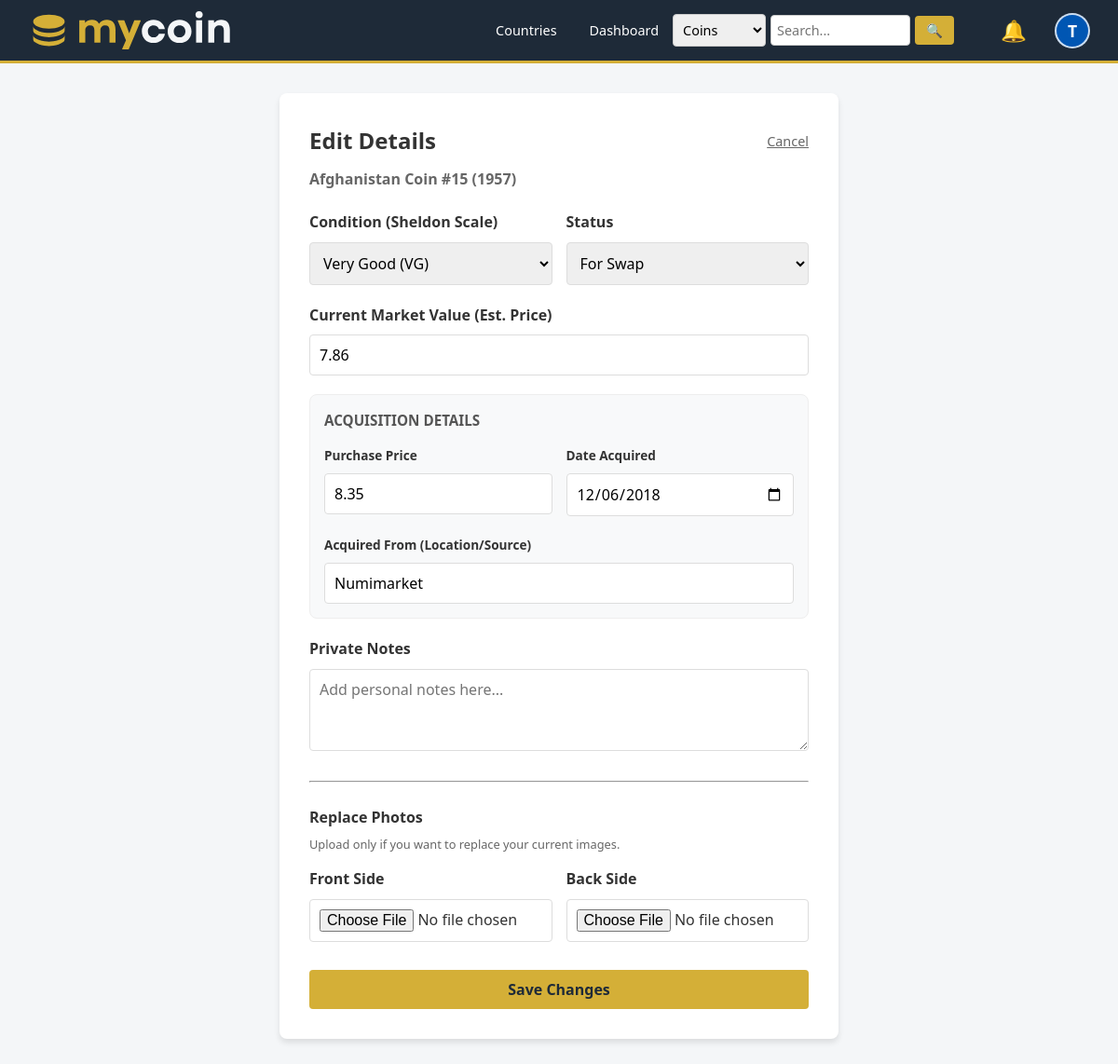
Screenshot of /edit_coin.php?id=79 (signed in) with the database file from the repository.
### tables this page shows
CREATE TABLE IF NOT EXISTS users (
    id INT AUTO_INCREMENT PRIMARY KEY,
    username VARCHAR(50) NOT NULL UNIQUE,
    email VARCHAR(100) NOT NULL UNIQUE,
    password VARCHAR(255) NOT NULL,
    
    profile_image VARCHAR(255) DEFAULT NULL,
    bio TEXT DEFAULT NULL,
    location VARCHAR(100) DEFAULT NULL, 
    last_login TIMESTAMP NULL DEFAULT NULL,
    
    is_verified TINYINT(1) DEFAULT 0,
    role ENUM('user', 'admin') DEFAULT 'user',
    created_at TIMESTAMP DEFAULT CURRENT_TIMESTAMP
);

CREATE TABLE IF NOT EXISTS user_coins (
    id INT AUTO_INCREMENT PRIMARY KEY,
    user_id INT NOT NULL,
    catalog_coin_id INT NOT NULL, 
    
    grade VARCHAR(50), 
    status ENUM('collection', 'swap', 'sell', 'wishlist') DEFAULT 'collection',
    
    price DECIMAL(10,2) DEFAULT 0.00,
    purchase_price DECIMAL(10,2) DEFAULT NULL, 
    purchase_date DATE DEFAULT NULL, 
    purchase_location VARCHAR(100) DEFAULT NULL,
    
    is_favorite TINYINT(1) DEFAULT 0,
    
    is_locked TINYINT(1) DEFAULT 0,
    
    private_notes TEXT,
    own_image_front VARCHAR(255),
    own_image_back VARCHAR(255),
    
    added_at TIMESTAMP DEFAULT CURRENT_TIMESTAMP,
    FOREIGN KEY (user_id) REFERENCES users(id) ON DELETE CASCADE,
    FOREIGN KEY (catalog_coin_id) REFERENCES catalog_coins(id) ON DELETE CASCADE
);

CREATE TABLE IF NOT EXISTS catalog_coins (
    id INT AUTO_INCREMENT PRIMARY KEY,
    country_id INT NOT NULL,
    title VARCHAR(255) NOT NULL, 
    denomination VARCHAR(50), 
    year INT,
    period VARCHAR(100),
    material VARCHAR(100),
    description TEXT,
    
    weight DECIMAL(10, 2) DEFAULT NULL,
    diameter DECIMAL(10, 2) DEFAULT NULL, 
    thickness DECIMAL(10, 2) DEFAULT NULL, 
    shape VARCHAR(50) DEFAULT 'Round',
    mintage INT DEFAULT NULL,
    
    catalog_image_front VARCHAR(255),
    catalog_image_back VARCHAR(255),
    
    created_by_user_id INT, 
    is_approved TINYINT(1) DEFAULT 0,
    
    created_at TIMESTAMP DEFAULT CURRENT_TIMESTAMP,
    FOREIGN KEY (country_id) REFERENCES countries(id),
    FOREIGN KEY (created_by_user_id) REFERENCES users(id)
);

### edit_coin.php (the view, shortened to what this page needs)
<?php
require 'config/db.php';
$id = isset($_GET['id']) ? (int)$_GET['id'] : 0;
$user_id = $_SESSION['user_id'];
$stmt = $pdo->prepare("
    SELECT uc.*, cc.title, cc.year
    FROM user_coins uc
    JOIN catalog_coins cc ON uc.catalog_coin_id = cc.id
    WHERE uc.id = ? AND uc.user_id = ?
");
$stmt->execute([$id, $user_id]);
$coin = $stmt->fetch();
?>
<!DOCTYPE html>
<html lang="en">
<head>
    <link rel="stylesheet" href="assets/css/styles.css">
</head>
<body>
    <?php include 'includes/navbar.php'; ?>
    <div class="container">
        <div class="card" style="max-width: 600px; margin: 0 auto;">
            <div style="display: flex; justify-content: space-between; align-items: center; margin-bottom: 20px;">
                <h2 style="margin: 0;">Edit Details</h2>
                <a href="user_coin_details.php?id=<?php echo $coin['id']; ?>" style="color: #666; font-size: 0.9rem;">Cancel</a>
            </div>
            <p style="margin-top: -10px; margin-bottom: 20px; color: #666; font-weight: bold;">
                <?php echo htmlspecialchars($coin['title']); ?> (<?php echo $coin['year']; ?>)
            </p>
            <form action="actions/edit_coin_process.php" method="POST" enctype="multipart/form-data">
                <div style="display: flex; gap: 15px;">
                    <div class="form-group" style="flex: 1;">
                        <label>Condition (Sheldon Scale)</label>
                        <select name="grade">
                            <?php
                            $grades = [
                                'UNC' => 'Uncirculated (UNC/MS)',
                                'AU'  => 'About Uncirculated (AU)',
                                'XF'  => 'Extremely Fine (XF)',
                                'VF'  => 'Very Fine (VF)',
                                'F'   => 'Fine (F)',
                                'VG'  => 'Very Good (VG)',
                                'G'   => 'Good/Fair (G)'
                            ];
                            foreach ($grades as $code => $label) {
                                $sel = ($coin['grade'] == $code) ? 'selected' : '';
                                echo "<option value='$code' $sel>$label</option>";
                            }
                            ?>
                        </select>
                    </div>
                    <div class="form-group" style="flex: 1;">
                        <label>Status</label>
                        <select name="status">
                            <option value="swap" <?php if ($coin['status'] == 'swap') echo 'selected'; ?>>For Swap</option>
                        </select>
                    </div>
                </div>
                <div class="form-group">
                    <label>Current Market Value (Est. Price)</label>
                    <input type="number" step="0.01" name="price" value="<?php echo htmlspecialchars($coin['price']); ?>" placeholder="0.00">
                </div>
                <div style="background: #f8f9fa; padding: 15px; border-radius: 8px; margin-bottom: 20px; border: 1px solid #eee;">
                    <h4 style="margin-top: 0; margin-bottom: 15px; color: #555; font-size: 0.95rem; text-transform: uppercase;">Acquisition Details</h4>
                    <div style="display: flex; gap: 15px;">
                        <div class="form-group" style="flex: 1;">
                            <label style="font-size: 0.85rem;">Purchase Price</label>
                            <input type="number" step="0.01" name="purchase_price" value="<?php echo htmlspecialchars($coin['purchase_price']); ?>" placeholder="Paid amount">
                        </div>
                        <div class="form-group" style="flex: 1;">
                            <label style="font-size: 0.85rem;">Date Acquired</label>
                            <input type="date" name="purchase_date" value="<?php echo htmlspecialchars($coin['purchase_date']); ?>">
                        </div>
                    </div>
                    <div class="form-group" style="margin-bottom: 0;">
                        <label style="font-size: 0.85rem;">Acquired From (Location/Source)</label>
                        <input type="text" name="purchase_location" value="<?php echo htmlspecialchars($coin['purchase_location']); ?>" placeholder="e.g. eBay, Local Shop, Gift...">
                    </div>
                </div>
                <div class="form-group">
                    <label>Private Notes</label>
                    <textarea name="private_notes" rows="3" placeholder="Add personal notes here..."><?php echo htmlspecialchars($coin['private_notes']); ?></textarea>
                </div>
                <hr style="margin: 25px 0;">
                <h4 style="margin-bottom: 5px;">Replace Photos</h4>
                <p style="font-size: 0.8rem; color: #666; margin-bottom: 15px;">Upload only if you want to replace your current images.</p>
                <div style="display: flex; gap: 15px;">
                    <div class="form-group" style="flex: 1;">
                        <label>Front Side</label>
                        <input type="file" name="img_front" accept="image/*">
                    </div>
                    <div class="form-group" style="flex: 1;">
                        <label>Back Side</label>
                        <input type="file" name="img_back" accept="image/*">
                    </div>
                </div>
                <button type="submit" class="btn btn-accent" style="width: 100%; margin-top: 10px; font-weight: bold;">Save Changes</button>
            </form>
        </div>
    </div>
</body>
</html>

### includes/navbar.php (shortened to what this page needs)
<nav class="navbar" style="padding: 10px 0; background-color: var(--primary-color);">
    <div style="width: 100%; padding: 0 30px; display: flex; justify-content: space-between; align-items: center; box-sizing: border-box;">
        <a href="index.php" class="navbar-brand" style="display: flex; align-items: center; gap: 12px; text-decoration: none; color: white; font-size: 1.4rem; font-weight: bold;">
            <?php
                $logoPath = file_exists('Logo/logo.svg') ? 'Logo/logo.svg' : '../Logo/logo.svg';
            ?>
            <img src="<?php echo $logoPath; ?>" alt="Coin Collector Logo" style="height: 45px; width: auto;">
        </a>
        <div class="nav-links" style="display: flex; align-items: center; gap: 15px;">
            <?php if (isset($_SESSION['user_id'])): ?>
                <a href="countries.php" style="color: white; text-decoration: none;">Countries</a>
                <a href="index.php" style="color: white; text-decoration: none;">Dashboard</a>
                <?php
                    $searchType = isset($_GET['type']) ? $_GET['type'] : 'coins';
                    $searchQuery = isset($_GET['q']) ? htmlspecialchars($_GET['q']) : '';
                ?>
                <form action="search_results.php" method="GET" style="display: inline-flex; align-items: center; gap: 5px; margin-right: 15px;">
                    <select name="type" style="padding: 6px; border-radius: 4px; border: 1px solid #ccc; font-size: 0.9rem;">
                        <option value="coins" <?php echo ($searchType == 'coins') ? 'selected' : ''; ?>>Coins</option>
                    </select>
                    <input type="text" name="q" value="<?php echo $searchQuery; ?>" placeholder="Search..." required
                           style="padding: 6px; border-radius: 4px; border: 1px solid #ccc; font-size: 0.9rem; width: 150px;">
                    <button type="submit" class="btn" style="padding: 6px 12px; font-size: 0.9rem; background: var(--accent-color); color: white; border: none; cursor: pointer;">&#128269;</button>
                </form>
                <?php
                    if (isset($pdo)) {
                        $stmtNotif = $pdo->prepare("SELECT COUNT(*) FROM trades WHERE receiver_id = ? AND status = 'pending'");
                        $stmtNotif->execute([$_SESSION['user_id']]);
                        $pending_count = $stmtNotif->fetchColumn();
                    } else {
                        $pending_count = 0;
                    }
                ?>
                <a href="my_trades.php" style="position: relative; text-decoration: none; margin-right: 10px; display: flex; align-items: center;" title="Trade Notifications">
                    <span style="font-size: 1.4rem; color: white;">&#128276;</span> <?php if ($pending_count > 0): ?>
                        <span style="
                            position: absolute;
                            top: -5px;
                            right: -5px;
                            background-color: #dc3545;
                            color: white;
                            border-radius: 50%;
                            padding: 2px 5px;
                            font-size: 0.7rem;
                            font-weight: bold;
                            border: 1px solid var(--primary-color);
                            line-height: 1;
                            min-width: 15px;
                            text-align: center;
                        ">
                            <?php echo $pending_count; ?>
                        </span>
                    <?php endif; ?>
                </a>
                <?php
                    if (isset($pdo)) {
                        $stmtNav = $pdo->prepare("SELECT profile_image, username FROM users WHERE id = ?");
                        $stmtNav->execute([$_SESSION['user_id']]);
                        $navUser = $stmtNav->fetch();
                    } else {
                        $navUser = ['username' => $_SESSION['username'], 'profile_image' => null];
                    }
                    $avatarUrl = '';
                    $hasAvatar = false;
                    $initial = strtoupper(substr($navUser['username'], 0, 1));
                ?>
                <div class="user-menu" style="margin-left: 5px; position: relative; display: inline-block;">
                    <button class="settings-btn" style="background: none; border: none; padding: 0; cursor: pointer; display: flex; align-items: center;">
                        <?php if ($hasAvatar): ?>
                            <img src="<?php echo htmlspecialchars($avatarUrl); ?>" alt="Profile"
                                 style="width: 38px; height: 38px; border-radius: 50%; object-fit: cover; border: 2px solid rgba(255,255,255,0.8);">
                        <?php else: ?>
                            <div style="width: 38px; height: 38px; border-radius: 50%; background: #0056b3; color: white;
                                        display: flex; align-items: center; justify-content: center; font-weight: bold; font-size: 1.1rem;
                                        border: 2px solid rgba(255,255,255,0.8); text-transform: uppercase;">
                                <?php echo $initial; ?>
                            </div>
                        <?php endif; ?>
                    </button>
                </div>
            <?php endif; ?>
        </div>
    </div>
</nav>

### assets/css/styles.css (style rules this page uses)
:root { --primary-color: #1e2a38; --accent-color: #d4af37; --bg-color: #f4f6f8; --white: #ffffff; --text-color: #333333; --text-light: #8898aa; --danger: #e74c3c; }
* { box-sizing: border-box; margin: 0; padding: 0; font-family: "Segoe UI", Tahoma, Geneva, Verdana, sans-serif; }
body { background-color: var(--bg-color); color: var(--text-color); line-height: 1.6; }
.navbar { background-color: var(--primary-color); padding: 1rem 2rem; display: flex; justify-content: space-between; align-items: center; color: var(--white); border-bottom: 3px solid var(--accent-color); }
.nav-links a { color: var(--white); text-decoration: none; margin-left: 20px; font-size: 0.9rem; transition: color 0.3s; }
.container { max-width: 1200px; margin: 2rem auto; padding: 0 20px; }
.card { background: var(--white); border-radius: 8px; box-shadow: 0 4px 6px rgba(0, 0, 0, 0.1); padding: 2rem; margin-bottom: 1rem; }
.btn { display: inline-block; padding: 10px 20px; background-color: var(--primary-color); color: var(--white); border: none; border-radius: 4px; cursor: pointer; text-decoration: none; font-size: 1rem; transition: background 0.3s; }
.btn-accent { background-color: var(--accent-color); color: var(--primary-color); font-weight: bold; }
.form-group { margin-bottom: 1.5rem; }
label { display: block; margin-bottom: 0.5rem; font-weight: 600; }
input, select, textarea { width: 100%; padding: 10px; border: 1px solid #ddd; border-radius: 4px; font-size: 1rem; }
.user-menu { position: relative; display: inline-block; margin-left: 15px; }
.settings-btn { background: none; border: none; font-size: 1.5rem; cursor: pointer; color: #555; padding: 5px; transition: transform 0.2s; }
.form-group { margin-bottom: 20px; }
.form-group label { display: block; margin-bottom: 8px; font-weight: bold; color: #333; }

### rows the page displays
users: username "T"
user_coins: catalog_coin.title "Afghanistan Coin #15", catalog_coin.year "1957", status "For Swap", price "7.86", purchase_price "8.35", purchase_date "12/06/2018", purchase_location "Numimarket"

### other values shown
form field grade "Very Good (VG)"
